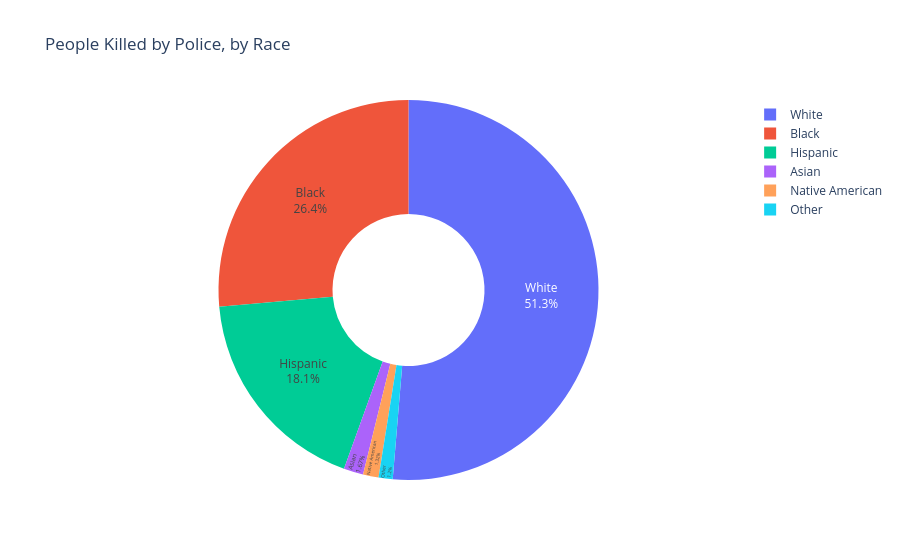

The notebook cell this image was saved under:
### Code cell
fig = px.pie(
    values=race_counts.values,
    names=race_counts.index,
    title='People Killed by Police, by Race',
    hole=0.4,
)
fig.update_traces(textposition='inside', textinfo='percent+label')
fig.show()

### Figure 1 — Plotly figure (JSON) as saved in the notebook; plotly's stock layout.template omitted (floating-point values rounded to 4 significant figures)
{"data": [{"domain": {"x": [0, 1], "y": [0, 1]}, "hole": 0.4, "hovertemplate": "label=%{label}<br>value=%{value}<extra></extra>", "labels": ["White", "Black", "Hispanic", "Asian", "Native American", "Other"], "legendgroup": "", "name": "", "showlegend": true, "textinfo": "percent+label", "textposition": "inside", "type": "pie", "values": [1201, 618, 423, 39, 31, 28]}], "layout": {"legend": {"tracegroupgap": 0}, "title": {"text": "People Killed by Police, by Race"}}}
